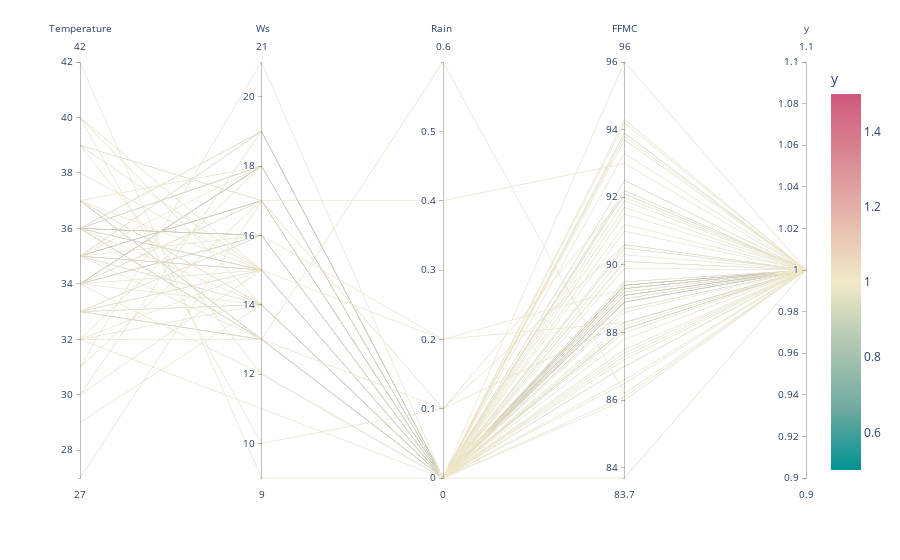

The notebook cell this image was saved under:
### Code cell
fig = px.parallel_coordinates(data, color="y",
                              color_continuous_scale=px.colors.diverging.Tealrose,
                              color_continuous_midpoint=1)
fig.show()

### Figure 1 — Plotly figure (JSON) as saved in the notebook; plotly's stock layout.template omitted (floating-point values rounded to 4 significant figures)
{"data": [{"dimensions": [{"label": "Temperature", "values": [33, 34, 32, 33, 35, 36, 36, 33, 32, 35, 35, 35, 35, 35, 33, 37, 36, 35, 35, 36, 36, 36, 34, 35, 34, 35, 32, 29, 30, 31, 27, 36, 36, 37, 37, 34, 34, 36, 34, 33, 34, 36, 36, 32, 31, 33, 34, 36, 37, 40, 39, 38, 34, 39, 39, 40, 39, 35, 37, 40, 42, 37, 36, 36, 37, 36, 35, 34, 33, 36, 34, 30, 32, 33, 34, 36, 35, 33, 35]}, {"label": " Ws", "values": [13, 18, 14, 14, 17, 19, 13, 15, 15, 17, 17, 14, 13, 15, 14, 18, 18, 19, 19, 19, 18, 16, 14, 15, 16, 18, 11, 14, 15, 21, 17, 16, 15, 13, 13, 18, 18, 13, 17, 15, 16, 16, 18, 18, 17, 16, 16, 16, 15, 14, 17, 15, 17, 12, 15, 15, 17, 16, 13, 10, 9, 14, 15, 15, 14, 16, 15, 18, 16, 14, 15, 19, 13, 13, 12, 13, 17, 13, 14]}, {"label": "Rain ", "values": [0, 0, 0, 0, 0, 0, 0, 0, 0, 0, 0, 0, 0, 0, 0, 0, 0, 0, 0, 0, 0, 0, 0, 0, 0, 0, 0, 0, 0, 0, 0, 0, 0, 0, 0.6, 0, 0, 0, 0, 0, 0, 0, 0, 0, 0, 0, 0, 0, 0, 0, 0, 0, 0.1, 0, 0.2, 0, 0.4, 0.2, 0, 0.1, 0, 0, 0, 0, 0, 0, 0, 0, 0, 0, 0, 0, 0, 0, 0, 0.1, 0, 0, 0]}, {"label": "FFMC", "values": [88.2, 89, 89.1, 88.7, 88.1, 89.2, 90.3, 86.5, 86.6, 87.2, 87.4, 88.9, 88.9, 87, 87, 89.3, 89.4, 89.4, 88.3, 88.6, 89.1, 89.5, 88.9, 88.9, 89.4, 90.1, 89.4, 89.3, 89.4, 90.6, 88.9, 87.8, 89.1, 92.5, 86.2, 88, 90.5, 90.1, 90.5, 86.1, 88.1, 89.9, 93.9, 91.5, 87.3, 87.5, 88.1, 88.9, 89.3, 93.3, 93.7, 93.8, 88.3, 91.7, 89.3, 94.2, 93, 88.3, 91.9, 92, 96, 94.3, 83.7, 86, 89.5, 91.2, 92.1, 92.1, 92.2, 91, 89.2, 89.1, 88.7, 93.9, 92.5, 90.6, 92.2, 88.9, 89]}, {"label": "y", "values": [1, 1, 1, 1, 1, 1, 1, 1, 1, 1, 1, 1, 1, 1, 1, 1, 1, 1, 1, 1, 1, 1, 1, 1, 1, 1, 1, 1, 1, 1, 1, 1, 1, 1, 1, 1, 1, 1, 1, 1, 1, 1, 1, 1, 1, 1, 1, 1, 1, 1, 1, 1, 1, 1, 1, 1, 1, 1, 1, 1, 1, 1, 1, 1, 1, 1, 1, 1, 1, 1, 1, 1, 1, 1, 1, 1, 1, 1, 1]}], "domain": {"x": [0, 1], "y": [0, 1]}, "line": {"color": [1, 1, 1, 1, 1, 1, 1, 1, 1, 1, 1, 1, 1, 1, 1, 1, 1, 1, 1, 1, 1, 1, 1, 1, 1, 1, 1, 1, 1, 1, 1, 1, 1, 1, 1, 1, 1, 1, 1, 1, 1, 1, 1, 1, 1, 1, 1, 1, 1, 1, 1, 1, 1, 1, 1, 1, 1, 1, 1, 1, 1, 1, 1, 1, 1, 1, 1, 1, 1, 1, 1, 1, 1, 1, 1, 1, 1, 1, 1], "coloraxis": "coloraxis"}, "name": "", "type": "parcoords"}], "layout": {"coloraxis": {"cmid": 1, "colorbar": {"title": {"text": "y"}}, "colorscale": [[0, "rgb(0, 147, 146)"], [0.1667, "rgb(114, 170, 161)"], [0.3333, "rgb(177, 199, 179)"], [0.5, "rgb(241, 234, 200)"], [0.6667, "rgb(229, 185, 173)"], [0.8333, "rgb(217, 137, 148)"], [1, "rgb(208, 88, 126)"]]}, "legend": {"tracegroupgap": 0}, "margin": {"t": 60}}}
